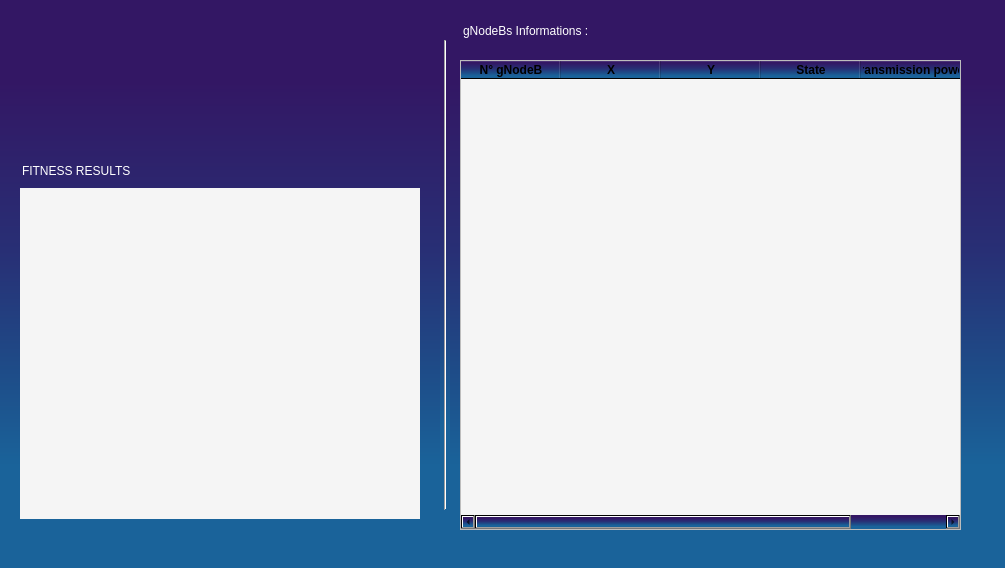
<?xml version="1.0" encoding="UTF-8"?>
<ui version="4.0">
 <class>MainWindow</class>
 <widget class="QMainWindow" name="MainWindow">
  <property name="geometry">
   <rect>
    <x>0</x>
    <y>0</y>
    <width>1005</width>
    <height>568</height>
   </rect>
  </property>
  <property name="windowTitle">
   <string>MainWindow</string>
  </property>
  <property name="styleSheet">
   <string notr="true">background-color:qlineargradient(spread:pad, x1:0.497, y1:0.0397727, x2:0.497291, y2:0.938, stop:0.115578 rgba(51, 23, 100, 255), stop:0.447236 rgba(40, 47, 117, 255), stop:0.683417 rgba(30, 76, 136, 255), stop:0.869347 rgba(26, 99, 154, 255))</string>
  </property>
  <widget class="QWidget" name="centralwidget">
   <widget class="QLabel" name="label_3">
    <property name="geometry">
     <rect>
      <x>463</x>
      <y>10</y>
      <width>140</width>
      <height>41</height>
     </rect>
    </property>
    <property name="styleSheet">
     <string notr="true">background-color: transparent;
color:white;</string>
    </property>
    <property name="text">
     <string>gNodeBs Informations :</string>
    </property>
   </widget>
   <widget class="QTableWidget" name="positions">
    <property name="geometry">
     <rect>
      <x>460</x>
      <y>60</y>
      <width>501</width>
      <height>470</height>
     </rect>
    </property>
    <property name="styleSheet">
     <string notr="true">QTableWidget{
background-color: rgb(245, 245, 245);
}</string>
    </property>
    <property name="autoScrollMargin">
     <number>11</number>
    </property>
    <property name="alternatingRowColors">
     <bool>false</bool>
    </property>
    <property name="iconSize">
     <size>
      <width>0</width>
      <height>0</height>
     </size>
    </property>
    <column>
     <property name="text">
      <string>N° gNodeB</string>
     </property>
     <property name="font">
      <font>
       <pointsize>9</pointsize>
       <weight>75</weight>
       <bold>true</bold>
      </font>
     </property>
    </column>
    <column>
     <property name="text">
      <string>X</string>
     </property>
     <property name="font">
      <font>
       <weight>75</weight>
       <bold>true</bold>
      </font>
     </property>
    </column>
    <column>
     <property name="text">
      <string>Y</string>
     </property>
     <property name="font">
      <font>
       <weight>75</weight>
       <bold>true</bold>
      </font>
     </property>
    </column>
    <column>
     <property name="text">
      <string>State</string>
     </property>
     <property name="font">
      <font>
       <pointsize>9</pointsize>
       <weight>75</weight>
       <bold>true</bold>
      </font>
     </property>
    </column>
    <column>
     <property name="text">
      <string>Transmission power</string>
     </property>
     <property name="font">
      <font>
       <weight>75</weight>
       <bold>true</bold>
      </font>
     </property>
    </column>
   </widget>
   <widget class="Line" name="line_2">
    <property name="geometry">
     <rect>
      <x>440</x>
      <y>40</y>
      <width>10</width>
      <height>470</height>
     </rect>
    </property>
    <property name="orientation">
     <enum>Qt::Vertical</enum>
    </property>
   </widget>
   <widget class="QWidget" name="courbefitness" native="true">
    <property name="geometry">
     <rect>
      <x>20</x>
      <y>188</y>
      <width>400</width>
      <height>331</height>
     </rect>
    </property>
    <property name="styleSheet">
     <string notr="true">background-color:rgb(245, 245, 245)</string>
    </property>
    <widget class="QWidget" name="content_plot" native="true">
     <property name="geometry">
      <rect>
       <x>0</x>
       <y>0</y>
       <width>400</width>
       <height>331</height>
      </rect>
     </property>
    </widget>
   </widget>
   <widget class="QLabel" name="label_4">
    <property name="geometry">
     <rect>
      <x>50</x>
      <y>-50</y>
      <width>301</width>
      <height>301</height>
     </rect>
    </property>
    <property name="styleSheet">
     <string notr="true">background-color: transparent;
border-image: url(:/newPrefix/icon5g.png)</string>
    </property>
    <property name="text">
     <string/>
    </property>
   </widget>
   <widget class="QLabel" name="label_2">
    <property name="geometry">
     <rect>
      <x>22</x>
      <y>150</y>
      <width>141</width>
      <height>41</height>
     </rect>
    </property>
    <property name="styleSheet">
     <string notr="true">background-color: transparent;
color:white;</string>
    </property>
    <property name="text">
     <string>FITNESS RESULTS </string>
    </property>
   </widget>
   <zorder>label_4</zorder>
   <zorder>label_3</zorder>
   <zorder>positions</zorder>
   <zorder>line_2</zorder>
   <zorder>courbefitness</zorder>
   <zorder>label_2</zorder>
  </widget>
 </widget>
 <resources>
  <include location="ressources.qrc"/>
 </resources>
 <connections/>
</ui>
